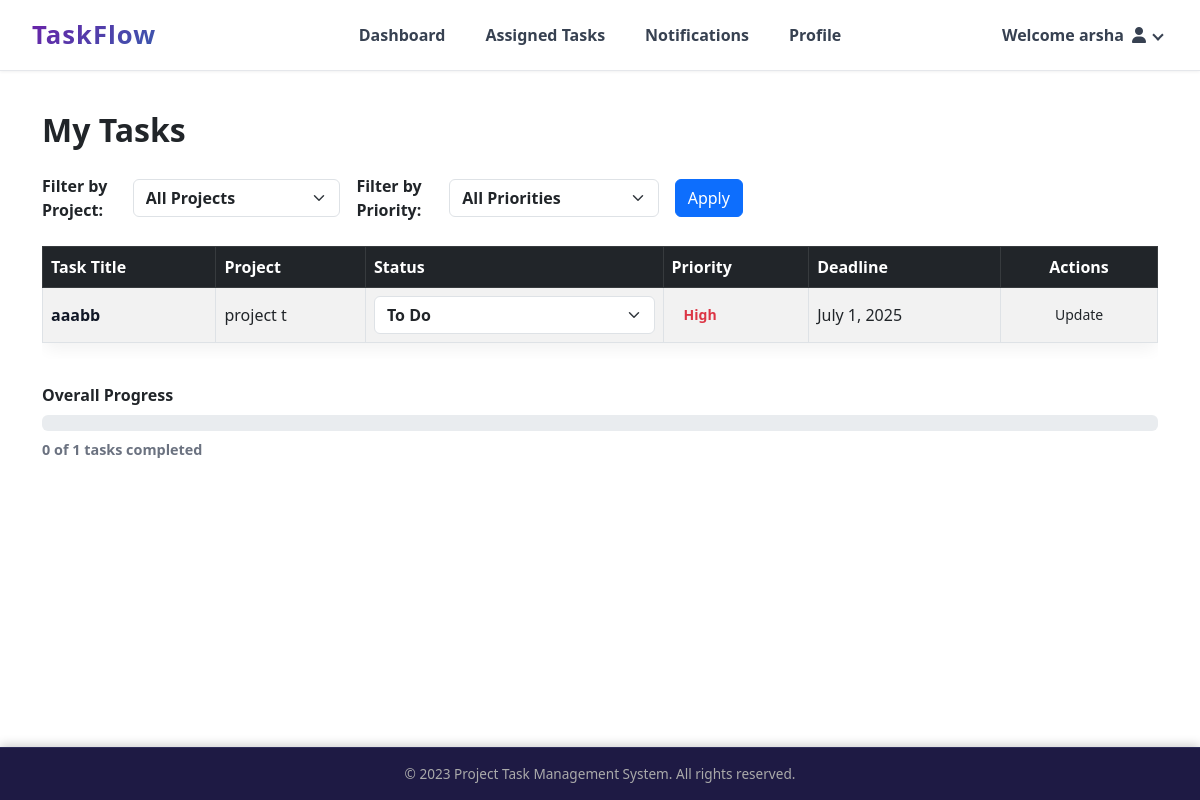
The page /user_task/ (signed in) on the database its author committed.
### taskflowapp/models.py (models this page shows, shortened)
class User(models.Model):
    full_name = models.CharField(max_length=100)
    email = models.EmailField(unique=True)
    password = models.CharField(max_length=128)
    role = models.CharField(max_length=20)
    profile_picture = models.ImageField(upload_to='profile_pics/', blank=True, null=True)  # ✅ Add this

class Task(models.Model):
    PRIORITY_CHOICES = [
        ('High', 'High'),
        ('Medium', 'Medium'),
        ('Low', 'Low'),
    ]
    STATUS_CHOICES = [
        ('To Do', 'To Do'),
        ('In Progress', 'In Progress'),
        ('Completed', 'Completed'),
    ]
    title = models.CharField(max_length=200)
    description = models.TextField(default='No description')
    deadline = models.DateField()
    priority = models.CharField(max_length=10, choices=PRIORITY_CHOICES)
    status = models.CharField(max_length=15, choices=STATUS_CHOICES)
    assigned_to = models.ForeignKey(User, on_delete=models.CASCADE)
    project = models.ForeignKey(Project, on_delete=models.CASCADE)

class Project(models.Model):
    name = models.CharField(max_length=200)
    description = models.TextField(default='No description')
    start_date = models.DateField(default=date.today)
    end_date = models.DateField(default=date.today)
    team_members = models.ManyToManyField(User)
    created_at = models.DateTimeField(auto_now_add=True)

### taskflowapp/views.py (the view)
# urls.py: path('user_task/',views.user_tasks,name='user_task_page'),
def user_tasks(request):
    user_id = request.session.get('user_id')
    if not user_id:
        messages.error(request, "You must be logged in to view tasks.")
        return redirect('user_login')
    try:
        user = User.objects.get(id=user_id)
    except User.DoesNotExist:
        messages.error(request, "User not found.")
        return redirect('user_login')
    selected_project = request.GET.get('project')
    selected_priority = request.GET.get('priority')
    tasks = Task.objects.filter(assigned_to=user)
    if selected_project and selected_project.isdigit():
        tasks = tasks.filter(project__id=int(selected_project))
    if selected_priority:
        tasks = tasks.filter(priority__iexact=selected_priority)
    total_tasks = tasks.count()
    completed_tasks = tasks.filter(status='Completed').count()
    progress = int((completed_tasks / total_tasks) * 100) if total_tasks else 0
    context = {
        'tasks': tasks,
        'projects': Project.objects.all(),
        'progress': progress,
        'completed_tasks': completed_tasks,
        'total_tasks': total_tasks,
        'selected_project': selected_project,
        'selected_priority': selected_priority,
        'user': user,
    }
    return render(request, 'user_task_page.html', context)

### taskflowapp/templates/user_task_page.html (shortened to what this page needs)
{% load static %}
<!DOCTYPE html>
<html lang="en">
<head>
  <link rel="stylesheet" href="{% static 'CSS/user_task.css' %}">
  <link href="https://cdn.jsdelivr.net/npm/bootstrap@5.3.0/dist/css/bootstrap.min.css" rel="stylesheet" />
</head>
<body>
  {% include 'user_nav.html'%}
  <main class="container my-4" role="main" aria-labelledby="pageTitle">
    <h1 id="pageTitle" class="fw-bold fs-2">My Tasks</h1>
    <form method="get" class="filters d-flex flex-wrap align-items-center gap-3 mt-4">
      <div class="d-flex align-items-center">
        <label for="filterProject" class="me-2 fw-semibold mb-0">Filter by Project:</label>
        <select name="project" id="filterProject" class="form-select">
          <option value="">All Projects</option>
        </select>
      </div>
      <div class="d-flex align-items-center">
        <label for="filterPriority" class="me-2 fw-semibold mb-0">Filter by Priority:</label>
        <select name="priority" id="filterPriority" class="form-select">
          <option value="">All Priorities</option>
        </select>
      </div>
      <button type="submit" class="btn btn-primary">Apply</button>
    </form>
    <section class="main-content mt-4">
      <div class="table-responsive">
        <table id="tasksTable" class="table table-striped table-bordered align-middle">
          <thead class="table-dark">
            <tr>
              <th>Task Title</th>
              <th>Project</th>
              <th>Status</th>
              <th>Priority</th>
              <th>Deadline</th>
              <th class="text-center">Actions</th>
            </tr>
          </thead>
          <tbody>
            {% for task in tasks %}
            <tr>
              <td>{{ task.title }}</td>
              <td>{{ task.project.name }}</td>
              <td>
                <form method="post" action="{% url 'update_task' task.id %}">
                  <select name="status" class="form-select status-select" style="min-width: 130px;">
                    <option value="To Do" {% if task.status == "To Do" %}selected{% endif %}>To Do</option>
                  </select>
              </td>
              <td>
                <span class="priority-label
                  {% if task.priority == 'High' %}text-danger
                  {% elif task.priority == 'Medium' %}text-warning
                  {% else %}text-success{% endif %}">
                  {{ task.priority }}
                </span>
              </td>
              <td>{{ task.deadline }}</td>
              <td class="text-center">
                <button type="submit" class="btn btn-sm btn-gradient">Update</button>
              </td>
            </tr>
            {% empty %}
            <tr>
              <td colspan="6" class="text-center">No tasks found.</td>
            </tr>
            {% endfor %}
          </tbody>
        </table>
      </div>
      <section class="progress-container mt-4" aria-label="Task completion progress">
        <div class="progress-label fw-semibold mb-2">Overall Progress</div>
        <div class="progress" role="progressbar" aria-valuenow="{{ progress }}" aria-valuemin="0" aria-valuemax="100">
        </div>
        <div class="progress-text mt-2">{{ completed_tasks }} of {{ total_tasks }} tasks completed</div>
      </section>
    </section>
  </main>
{% include 'user_footer.html'%}
</body>
</html>

### taskflowapp/templates/user_nav.html (shortened to what this page needs)
{% load static %}
<html>
<link rel="stylesheet" href="{% static 'CSS/user_nav.css' %}">
 <link rel="stylesheet" href="https://cdnjs.cloudflare.com/ajax/libs/font-awesome/6.5.0/css/all.min.css">
<header role="banner">
    <div class="logo" aria-label="Project Task Management Logo" tabindex="0">TaskFlow</div>
    <nav role="navigation" aria-label="Main navigation">
      <ul>
        <li><a href="{% url 'user_dashboard' %}" aria-current="page">Dashboard</a></li>
        <li><a href="{% url 'user_task_page' %}">Assigned Tasks</a></li>
        <li><a href="{% url 'user_notify_page' %}">Notifications</a></li>
        <li><a href="{% url 'user_profile_page' %}">Profile</a></li>
      </ul>
    </nav>
    <div class="profile-menu" tabindex="0">
      <button class="profile-button" aria-haspopup="true" aria-expanded="false" aria-controls="profile-menu">
        Welcome {{ user.full_name }}<i class="fa-solid fa-user"></i>
        <span class="profile-arrow"></span>
      </button>
    </div>
  </header>
</html>

### taskflowapp/static/CSS/user_task.css (style rules this page uses)
body { margin: 0; font-family: 'Poppins', sans-serif; background: #f7f9fc; color: #222; line-height: 1.5; min-height: 100vh; display: flex; flex-direction: column; }
header { background: #1f2937; color: #fff; padding: 12px 24px; }
.logo { font-weight: 700; font-size: 1.5rem; letter-spacing: 0.04em; background: linear-gradient(135deg, #6b21a8, #0891b2); -webkit-background-clip: text; -webkit-text-fill-color: transparent; user-select: none; }
select.form-select { font-weight: 600; min-width: 160px; }
.priority-label { display: inline-block; padding: 0.25rem 0.75rem; border-radius: 12px; font-weight: 700; color: #fff; font-size: 0.875rem; user-select: none; white-space: nowrap; }
.progress-container { margin: 40px 0 16px; }
.progress-label { font-weight: 600; margin-bottom: 8px; }
.progress-text { margin-top: 6px; font-size: 0.9rem; color: #6b7280; font-weight: 600; }
table { border-collapse: separate; border-spacing: 0 1rem; }
tbody tr { background: white; box-shadow: 0 8px 16px rgb(0 0 0 / 0.05); border-radius: 12px; transition: transform 0.3s ease; }
tbody tr td:first-child { font-weight: 600; color: #111827; }
thead th { vertical-align: bottom; border-bottom: 2px solid #ddd; }

### taskflowapp/static/CSS/user_nav.css (style rules this page uses)
header { position: sticky; top: 0; background: white; padding: 1rem 2rem; border-bottom: 1px solid #e5e7eb; box-shadow: 0 1px 3px rgba(0, 0, 0, 0.06); z-index: 100; display: flex; align-items: center; justify-content: space-between; }
header > .logo { flex: 1; font-weight: 800; font-size: 1.6rem; color: #111827; user-select: none; }
header nav { flex: 2; display: flex; justify-content: center; }
nav ul { display: flex; gap: 1.5rem; list-style: none; margin: 0; padding: 0; }
nav li a { font-weight: 600; font-size: 1rem; color: #374151; padding: 0.25rem 0.5rem; border-radius: 0.375rem; transition: background-color 0.3s ease; text-decoration: none; }
.profile-menu { flex: 1; display: flex; justify-content: flex-end; position: relative; }
.profile-button { background: none; border: none; font-weight: 600; color: #374151; cursor: pointer; font-size: 1rem; display: flex; align-items: center; gap: 0.5rem; }
.profile-arrow { border: solid #374151; border-width: 0 2px 2px 0; padding: 3px; transform: rotate(45deg); transition: border-color 0.3s ease; }

### taskflowapp/static/CSS/user_footer.css (style rules this page uses)
html, body { height: 100%; margin: 0; }
body { display: flex; flex-direction: column; }

### rows shown on the page
User: full_name "arsha"
Task: title "aaabb", project.name "project t", status "To Do", priority "High", deadline "July 1, 2025"

### other values the page prints
{{ completed_tasks }} "0"
{{ total_tasks }} "1"
